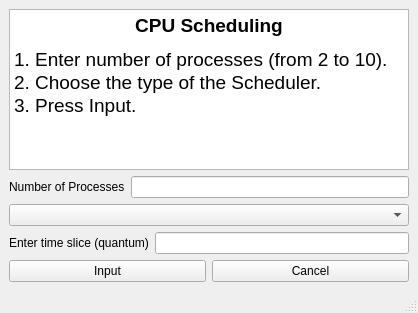
<?xml version="1.0" encoding="UTF-8"?>
<ui version="4.0">
 <class>MainWindow</class>
 <widget class="QMainWindow" name="MainWindow">
  <property name="geometry">
   <rect>
    <x>0</x>
    <y>0</y>
    <width>418</width>
    <height>313</height>
   </rect>
  </property>
  <property name="windowTitle">
   <string>MainWindow</string>
  </property>
  <widget class="QWidget" name="centralwidget">
   <layout class="QGridLayout" name="gridLayout">
    <item row="0" column="0">
     <widget class="QTextBrowser" name="textBrowser">
      <property name="html">
       <string>&lt;!DOCTYPE HTML PUBLIC &quot;-//W3C//DTD HTML 4.0//EN&quot; &quot;http://www.w3.org/TR/REC-html40/strict.dtd&quot;&gt;
&lt;html&gt;&lt;head&gt;&lt;meta name=&quot;qrichtext&quot; content=&quot;1&quot; /&gt;&lt;meta charset=&quot;utf-8&quot; /&gt;&lt;style type=&quot;text/css&quot;&gt;
p, li { white-space: pre-wrap; }
&lt;/style&gt;&lt;/head&gt;&lt;body style=&quot; font-family:'Segoe UI'; font-size:9pt; font-weight:400; font-style:normal;&quot;&gt;
&lt;p align=&quot;center&quot; style=&quot; margin-top:0px; margin-bottom:0px; margin-left:0px; margin-right:0px; -qt-block-indent:0; text-indent:0px;&quot;&gt;&lt;span style=&quot; font-size:14pt; font-weight:700;&quot;&gt;CPU Scheduling&lt;/span&gt;&lt;/p&gt;
&lt;p align=&quot;center&quot; style=&quot;-qt-paragraph-type:empty; margin-top:0px; margin-bottom:0px; margin-left:0px; margin-right:0px; -qt-block-indent:0; text-indent:0px; font-size:7pt; font-weight:700;&quot;&gt;&lt;br /&gt;&lt;/p&gt;
&lt;p style=&quot; margin-top:0px; margin-bottom:0px; margin-left:0px; margin-right:0px; -qt-block-indent:0; text-indent:0px;&quot;&gt;&lt;span style=&quot; font-size:14pt;&quot;&gt;1. Enter number of processes (from 2 to 10).&lt;/span&gt;&lt;/p&gt;
&lt;p style=&quot; margin-top:0px; margin-bottom:0px; margin-left:0px; margin-right:0px; -qt-block-indent:0; text-indent:0px;&quot;&gt;&lt;span style=&quot; font-size:14pt;&quot;&gt;2. Choose the type of the Scheduler.&lt;/span&gt;&lt;/p&gt;
&lt;p style=&quot; margin-top:0px; margin-bottom:0px; margin-left:0px; margin-right:0px; -qt-block-indent:0; text-indent:0px;&quot;&gt;&lt;span style=&quot; font-size:14pt;&quot;&gt;3. Press Input.&lt;/span&gt;&lt;/p&gt;&lt;/body&gt;&lt;/html&gt;</string>
      </property>
     </widget>
    </item>
    <item row="1" column="0">
     <layout class="QHBoxLayout" name="horizontalLayout">
      <item>
       <widget class="QLabel" name="label">
        <property name="text">
         <string>Number of Processes</string>
        </property>
       </widget>
      </item>
      <item>
       <widget class="QLineEdit" name="lineEdit"/>
      </item>
     </layout>
    </item>
    <item row="2" column="0">
     <widget class="QComboBox" name="comboBox">
      <property name="placeholderText">
       <string>Type of Scheduler</string>
      </property>
     </widget>
    </item>
    <item row="3" column="0">
     <layout class="QHBoxLayout" name="quantum_horizontalLayout">
      <item>
       <widget class="QLabel" name="label_2">
        <property name="text">
         <string>Enter time slice (quantum)</string>
        </property>
       </widget>
      </item>
      <item>
       <widget class="QLineEdit" name="lineEdit_2"/>
      </item>
     </layout>
    </item>
    <item row="4" column="0">
     <layout class="QHBoxLayout" name="horizontalLayout_2">
      <item>
       <widget class="QPushButton" name="input_pushButton">
        <property name="text">
         <string>Input</string>
        </property>
       </widget>
      </item>
      <item>
       <widget class="QPushButton" name="cancel_pushButton">
        <property name="text">
         <string>Cancel</string>
        </property>
       </widget>
      </item>
     </layout>
    </item>
   </layout>
  </widget>
  <widget class="QMenuBar" name="menubar">
   <property name="geometry">
    <rect>
     <x>0</x>
     <y>0</y>
     <width>418</width>
     <height>22</height>
    </rect>
   </property>
  </widget>
  <widget class="QStatusBar" name="statusbar"/>
 </widget>
 <resources/>
 <connections>
  <connection>
   <sender>cancel_pushButton</sender>
   <signal>clicked()</signal>
   <receiver>MainWindow</receiver>
   <slot>close()</slot>
   <hints>
    <hint type="sourcelabel">
     <x>291</x>
     <y>269</y>
    </hint>
    <hint type="destinationlabel">
     <x>346</x>
     <y>285</y>
    </hint>
   </hints>
  </connection>
 </connections>
</ui>
